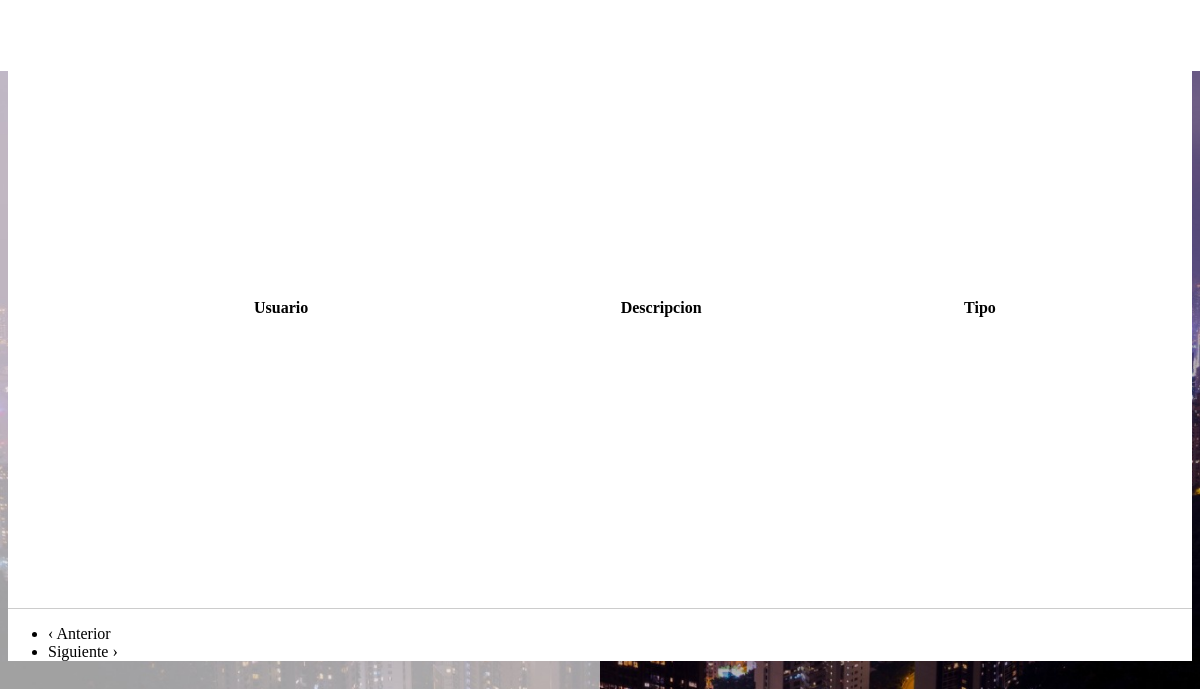
/XMEMOinclude/ofertstable.php, run on an earlier commit of the app's database.
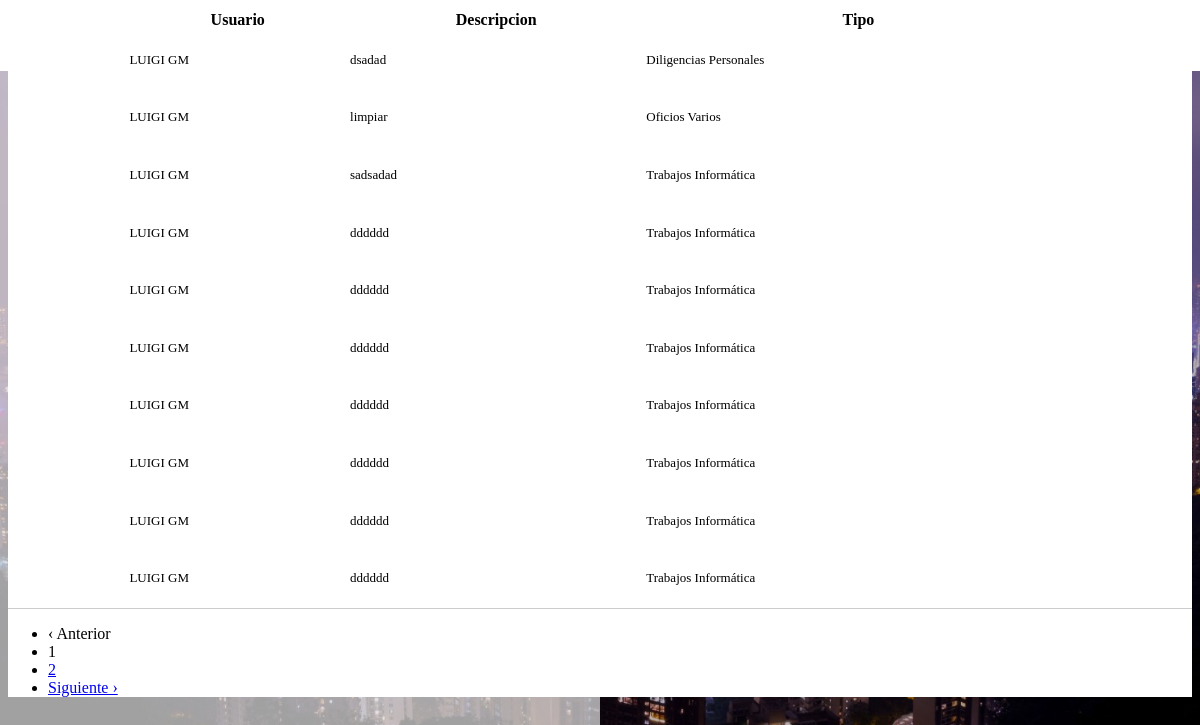
And on a later commit of the database.
### tables this page shows
CREATE TABLE `oferts` (
  `ID` int(11) NOT NULL,
  `descripcion` varchar(5000) NOT NULL,
  `usuario` varchar(100) NOT NULL,
  `tipo` varchar(100) NOT NULL
);

### XMEMOinclude/ofertstable.php (the view, shortened to what this page needs)
<?php
if (!isset($con)) {
    include "../conf/connexion.php";
    include '../ajax/pagination.php';
    $con = $conn;
}
?>
<link rel="stylesheet" href="css/style.css" />
<div class="container-fluid  outer_div" style="padding:0px;">
    <?php
    $sTable = "oferts";
    $sWhere = "";
    $sWhere .= " order by usuario desc";
    $page = (isset($_REQUEST['page']) && !empty($_REQUEST['page'])) ? $_REQUEST['page'] : 1;
    $per_page = 10;
    $adjacents  = 4;
    $offset = ($page - 1) * $per_page;
    $count_query   = mysqli_query($con, "SELECT count(*) AS numrows FROM $sTable  $sWhere");
    $row = mysqli_fetch_array($count_query);
    $numrows = $row['numrows'];
    $total_pages = ceil($numrows / $per_page);
    $reload = '?.php';
    $sql = "SELECT * FROM  $sTable $sWhere LIMIT $offset,$per_page";
    $query = mysqli_query($con, $sql);
    ?>
    <div class="boxscroll">
        <table class="table table-striped" id="myTable">
            <tr>
                <th scope="row">Usuario</th>
                <th scope="row">Descripcion</th>
                <th scope="row">Tipo</th>
            </tr>
            <?php
            if ($result = ($query)) {
                while ($row = mysqli_fetch_array($result)) {
                    $usuario = $row["usuario"];
                    $descripcion = $row["descripcion"];
                    $tipo = $row["tipo"];
            ?>
                    <tbody id="myTable">
                        <tr>
                            <td><?php echo $usuario ?></td>
                            <td><?php echo $descripcion ?></td>
                            <td><?php echo $tipo ?></td>
                                                  </tr>
                    </tbody>
            <?php
                }
            }
            ?>
        </table>
    </div>
    <div class="d-flex justify-content-center" style="background-color:white; margin:auto; padding:0px; border-top: 1px solid #ccc">
        <?php
        echo paginate($reload, $page, $total_pages, $adjacents);
        ?>
    </div>
</div>

### ajax/pagination.php (shortened to what this page needs)
<?php
function paginate($reload, $page, $tpages, $adjacents) {
	$prevlabel = "&lsaquo; Anterior";
	$nextlabel = "Siguiente &rsaquo;";
	$out = '<ul class="pagination pagination-large">';
	if($page==1) {
		$out.= "<li class='disabled'><span><a>$prevlabel</a></span></li>";
	} else if($page==2) {
		$out.= "<li><span><a href='javascript:void(0);' onclick='load(1)'>$prevlabel</a></span></li>";
	}else {
		$out.= "<li><span><a href='javascript:void(0);' onclick='load(".($page-1).")'>$prevlabel</a></span></li>";
	}
	$pmin = ($page>$adjacents) ? ($page-$adjacents) : 1;
	$pmax = ($page<($tpages-$adjacents)) ? ($page+$adjacents) : $tpages;
	for($i=$pmin; $i<=$pmax; $i++) {
		if($i==$page) {
			$out.= "<li class='active'><a>$i</a></li>";
		}else if($i==1) {
			$out.= "<li><a href='javascript:void(0);' onclick='load(1)'>$i</a></li>";
		}else {
			$out.= "<li><a href='javascript:void(0);' onclick='load(".$i.")'>$i</a></li>";
		}
	}
	if($page<$tpages) {
		$out.= "<li><span><a href='javascript:void(0);' onclick='load(".($page+1).")'>$nextlabel</a></span></li>";
	}else {
		$out.= "<li class='disabled'><span><a>$nextlabel</a></span></li>";
	}
	$out.= "</ul>";
	return $out;
}
?>

What changed in the data, as far as the page shows it:
added oferts: usuario "LUIGI GM", descripcion "dsadad", tipo "Diligencias Personales"
added oferts: usuario "LUIGI GM", descripcion "limpiar", tipo "Oficios Varios"
added oferts: usuario "LUIGI GM", descripcion "sadsadad", tipo "Trabajos Informática"
added oferts: usuario "LUIGI GM", descripcion "dddddd", tipo "Trabajos Informática"
added oferts: usuario "LUIGI GM", descripcion "dddddd", tipo "Trabajos Informática"
added oferts: usuario "LUIGI GM", descripcion "dddddd", tipo "Trabajos Informática"
added oferts: usuario "LUIGI GM", descripcion "dddddd", tipo "Trabajos Informática"
added oferts: usuario "LUIGI GM", descripcion "dddddd", tipo "Trabajos Informática"
added oferts: usuario "LUIGI GM", descripcion "dddddd", tipo "Trabajos Informática"
added oferts: usuario "LUIGI GM", descripcion "dddddd", tipo "Trabajos Informática"
Also different on the page:
$nextlabel: (not shown) → "Siguiente ›"
$nextlabel: "Siguiente ›" → (not shown)
new list line: "1"
new list line: "2"
